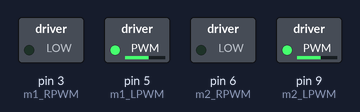
A sketch run on a simulated Arduino Uno, built with avr-gcc and run on an emulated ATmega328P. Shown: switched loads named in the sketch (green lamp = pin HIGH).

Above: at 0.1 s.
Timing chart, 0 to 1.6 s (numbered marks = the images above):
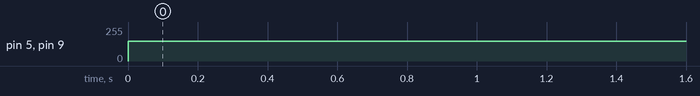

Measured:
- by itself, pin 5 (m1_LPWM), pin 9 (m2_LPWM): 0/255 → 150/255 at 0.00 s

The sketch:

BTS7960_GEAR_MOTOR.ino
```cpp
// ==========================================
// 모터 1 (첫 번째 BTS7960) 핀 설정
// ==========================================
int m1_RPWM = 3;   // 모터 1 전진 속도 제어 (반드시 ~가 있는 PWM 핀)
int m1_LPWM = 5;   // 모터 1 후진 속도 제어 (반드시 ~가 있는 PWM 핀)


// ==========================================
// 모터 2 (두 번째 BTS7960) 핀 설정
// ==========================================
int m2_RPWM = 6;   // 모터 2 전진 속도 제어 (반드시 ~가 있는 PWM 핀)
int m2_LPWM = 9;  // 모터 2 후진 속도 제어 (반드시 ~가 있는 PWM 핀)


void setup() {
  // 모터 1 핀 출력 설정
  pinMode(m1_RPWM, OUTPUT);
  pinMode(m1_LPWM, OUTPUT);


  // 모터 2 핀 출력 설정
  pinMode(m2_RPWM, OUTPUT);
  pinMode(m2_LPWM, OUTPUT);

}

void loop() {
  // 1. 두 모터를 동시에 전진 (최대 속도: 255)
  moveupward(150);
  delay(2000);
}

// ==========================================
// 모터 제어 사용자 정의 함수
// ==========================================

// 두 모터 동시 전진 함수
void moveupward(int speed) {
  // 전진 핀(RPWM)에는 속도를, 후진 핀(LPWM)에는 0을 입력
  analogWrite(m1_RPWM, 0);
  analogWrite(m1_LPWM, speed);

  analogWrite(m2_RPWM, 0);
  analogWrite(m2_LPWM, speed);
}

// 두 모터 동시 후진 함수
void moveBackward(int speed) {
  // 전진 핀(RPWM)에는 0을, 후진 핀(LPWM)에는 속도를 입력
  analogWrite(m1_RPWM, 0);
  analogWrite(m1_LPWM, speed);

  analogWrite(m2_RPWM, 0);
  analogWrite(m2_LPWM, speed);
}

// 두 모터 동시 정지 함수
void stopMotors() {
  // RPWM과 LPWM 모두에 0을 주어 모터 정지
  analogWrite(m1_RPWM, 0);
  analogWrite(m1_LPWM, 0);

  analogWrite(m2_RPWM, 0);
  analogWrite(m2_LPWM, 0);
}
```
